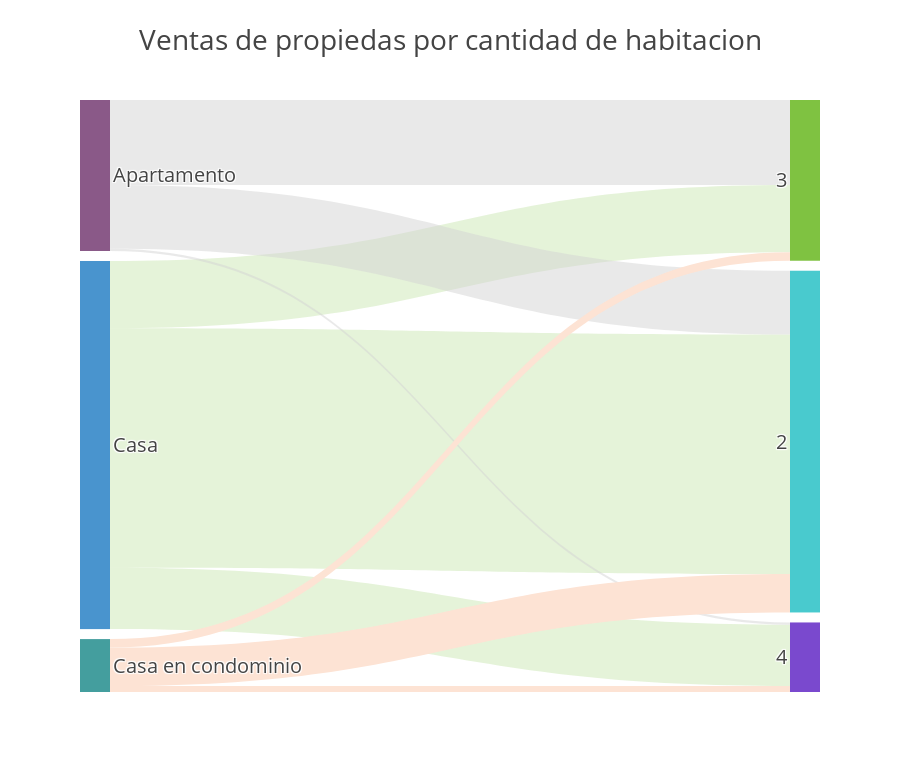

The cell this chart's notebook holds for it:
### Code cell
# Sankey plot setup
data_trace = dict(
    type='sankey',
    domain = dict(
      x =  [0,1],
      y =  [0,1]
    ),
    orientation = "h",
    valueformat = ".0f",
    node = dict(
      pad = 10,
    thickness = 30,
      line = dict(
        color = "black",
        width = 0
      ),
      label =  listaTipos + listaHabitaciones,
      color = df_nodes['Color']
    ),
    link = dict(
      source = df_links['Source'].dropna(axis=0, how='any'),
      target = df_links['Target'].dropna(axis=0, how='any'),
      value = df_links['Value'].dropna(axis=0, how='any'),
      color = df_links['Link Color'].dropna(axis=0, how='any'),
  )
)

layout = dict(
        title = "Ventas de propiedas por cantidad de habitacion",
    height = 772,
    font = dict(
      size = 20),)

fig = dict(data=[data_trace], layout=layout)
iplot(fig, validate=False)

### Figure 1 — Plotly figure (JSON) as saved in the notebook; plotly's stock layout.template omitted (floating-point values rounded to 4 significant figures)
{"data": [{"domain": {"x": [0, 1], "y": [0, 1]}, "link": {"color": ["rgba(127, 194, 65, 0.2)", "rgba(127, 194, 65, 0.2)", "rgba(127, 194, 65, 0.2)", "rgba(211, 211, 211, 0.5)", "rgba(211, 211, 211, 0.5)", "rgba(211, 211, 211, 0.5)", "rgba(253, 227, 212, 1)", "rgba(253, 227, 212, 1)", "rgba(253, 227, 212, 1)"], "source": [0, 0, 0, 1, 1, 1, 2, 2, 2], "target": [3, 4, 5, 3, 4, 5, 3, 4, 5], "value": [47578, 169302, 43428, 60080, 45132, 1560, 6008, 27216, 4190]}, "node": {"color": ["#4994CE", "#8A5988", "#449E9E", "#7FC241", "#49CACE", "#7a49ce"], "label": ["Casa", "Apartamento", "Casa en condominio", 3, 2, 4], "line": {"color": "black", "width": 0}, "pad": 10, "thickness": 30}, "orientation": "h", "type": "sankey", "valueformat": ".0f"}], "layout": {"font": {"size": 20}, "height": 772, "title": "Ventas de propiedas por cantidad de habitacion"}}
